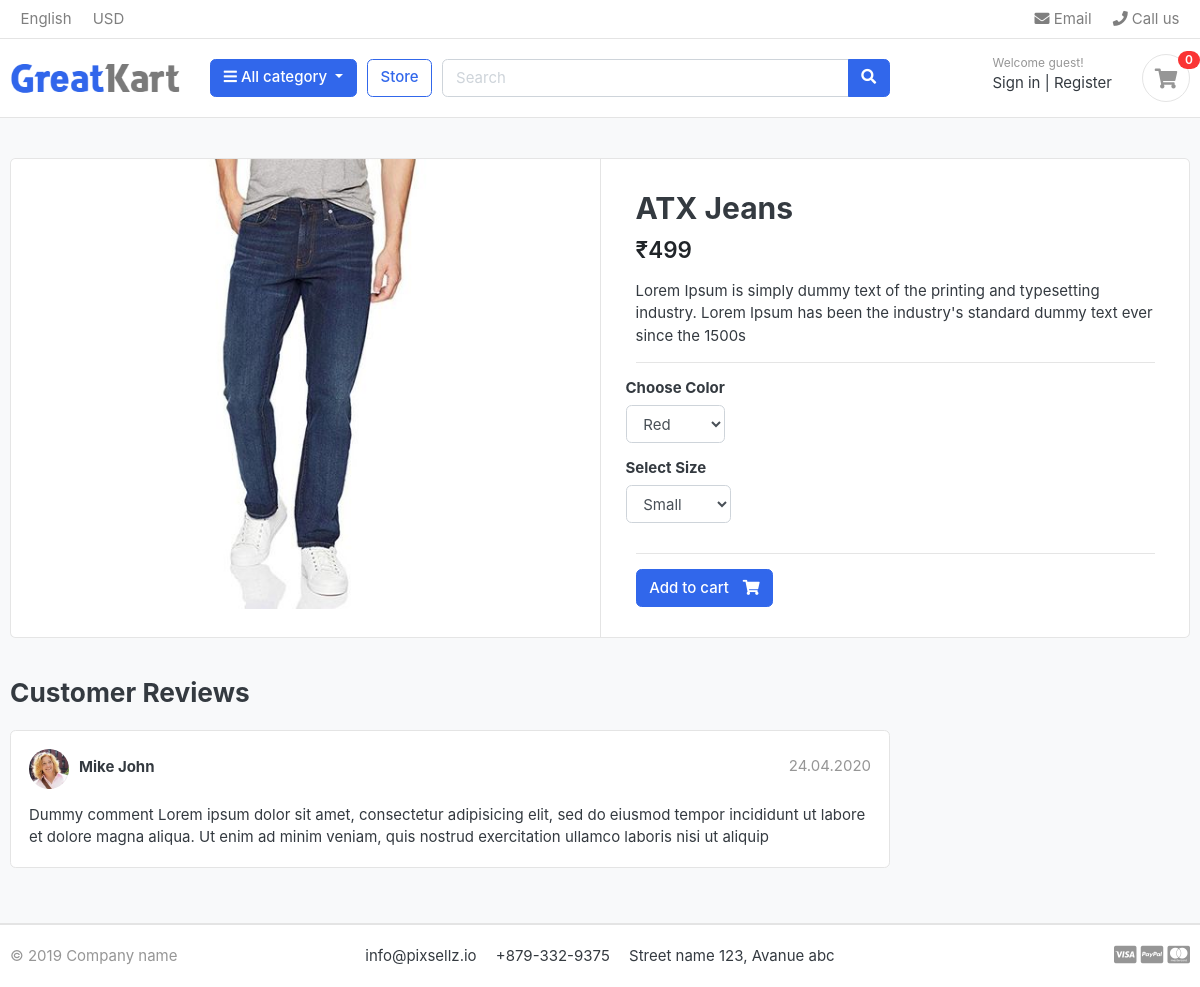
/store/category/jeans/atx-jeans/, run on an earlier commit of the app's database.
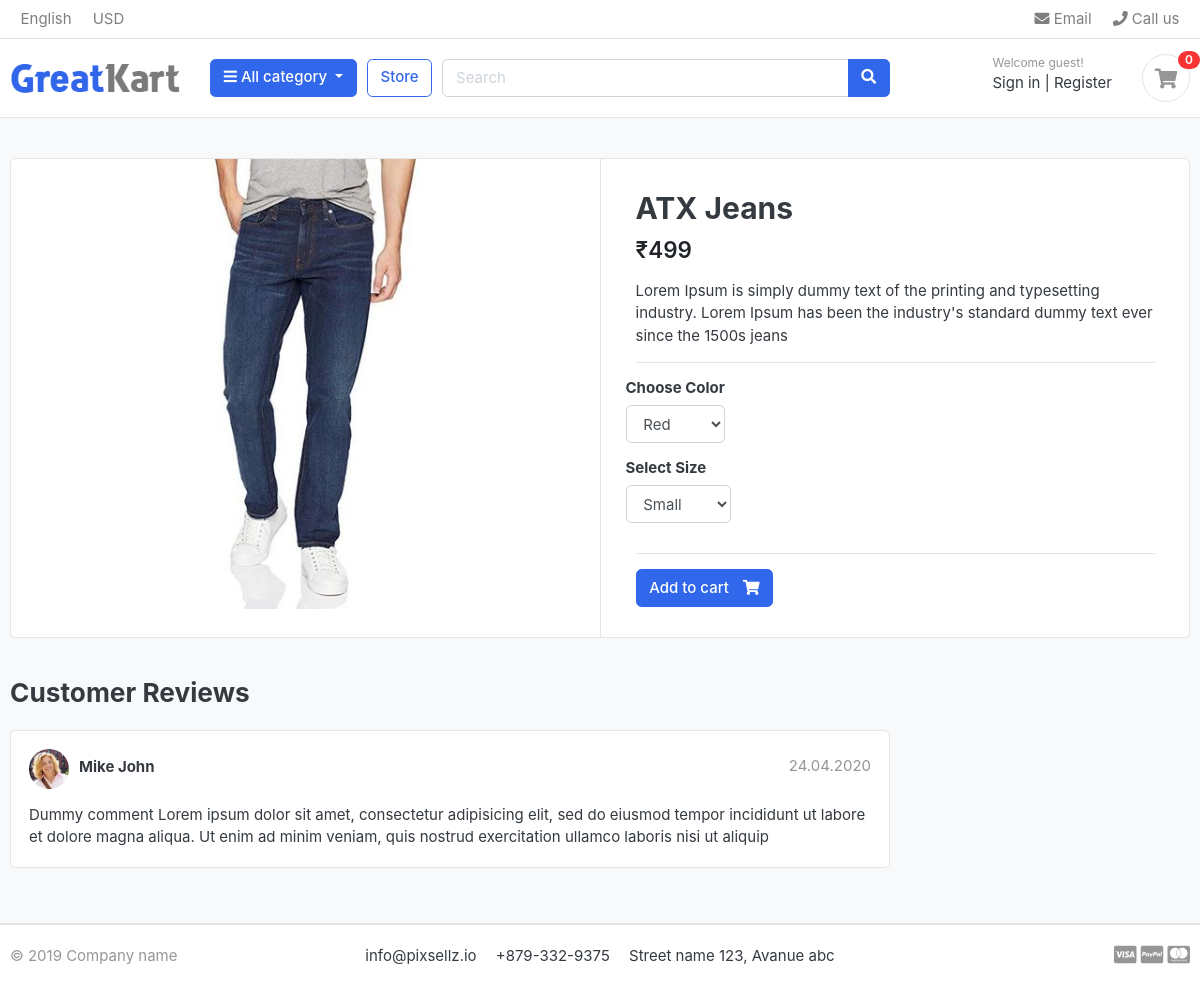
And on a later commit of the database.
### store/models.py (models this page shows, shortened)
class Product (models.Model):
    product_name = models.CharField(max_length=200, unique=True)
    slug = models.SlugField(max_length=200, unique=True)
    description = models.TextField(max_length=500, blank=True)
    price = models.IntegerField()
    image = models.ImageField(upload_to='photos/products')
    stock = models.IntegerField()
    is_available = models.BooleanField(default=True)
    category = models.ForeignKey(Category, on_delete=models.CASCADE)
    created_date = models.DateTimeField(auto_now_add=True)
    modified_date = models.DateTimeField(auto_now=True)

### store/views.py (the view)
# urls.py: path('category/<slug:category_slug>/<slug:product_slug>/', views.product_detail, name="product_detail"),
def product_detail (request, category_slug, product_slug):
    try:
        single_product = Product.objects.get(category__slug=category_slug, slug=product_slug)
        in_cart = CartItem.objects.filter(cart__cart_id=_cart_id(request), product=single_product).exists() #
    except Exception as e:
        raise e
    context = {
        'single_product' : single_product,
        'in_cart' : in_cart,
    }
    return render (request, 'store/product_detail.html', context)

### carts/context_processors.py (called while the page is built)
def counter(request):
    cart_count = 0
    if 'admin' in request.path:
        return {}
    else:
        try:
            cart = Cart.objects.filter(cart_id=_cart_id(request))
            cart_items = CartItem.objects.all().filter(cart=cart[:1])
            for cart_item in cart_items:
                cart_count += cart_item.quantity
        except Cart.DoesNotExist:
            cart_count = 0
    return dict(cart_count=cart_count)

### carts/views.py (called while the page is built)
def _cart_id (request):
    cart = request.session.session_key
    if not cart:
        cart = request.session.create()
    return cart

### category/context_processors.py (called while the page is built)
def menu_links (request):
    links = Category.objects.all()
    return dict(links=links)

### category/models.py (called while the page is built)
    def get_url (self):
        return reverse ('products_by_category', args=[self.slug])

### templates/store/product_detail.html (shortened to what this page needs)
{% extends 'base.html' %}
{% load static %}
{% block content %}
<section class="section-content padding-y bg">
<div class="container">
<div class="card">
	<div class="row no-gutters">
		<aside class="col-md-6">
<article class="gallery-wrap">
	<div class="img-big-wrap">
	   <a href="#"><img src="{{ single_product.image.url }}"></a>
	</div>
</article>
		</aside>
		<main class="col-md-6 border-left">
			<form class="" action="{% url 'add_cart' single_product.id %}" method="get">
				<article class="content-body">
					<h2 class="title">{{ single_product.product_name }}</h2>
					<div class="mb-3">
						<var class="price h4">₹{{ single_product.price }}</var>
					</div>
					<p>{{ single_product.description }}</p>
					<hr>
					<div class="row">
						<div class="item-option-select">
							<h6>Choose Color</h6>
							<select class="form-control" name="color">
								<option value="red">Red</option>
							</select>
						</div>
					</div>
					<div class="row">
						<div class="item-option-select">
							<h6>Select Size</h6>
							<select class="form-control" name="size">
								<option value="small">Small</option>
							</select>
						</div>
					</div>
					<hr>
				{% if single_product.stock <= 0 %}
					<h5 class="text-danger">Out of Stock</h5>
				{% else %}
	 				{% if in_cart %}
						<a href="#" class="btn  btn-success"> <span class="text">Added to cart</span> <i class="fas fa-check"></i>  </a>
						<a href="{% url 'cart' %}" class="btn  btn-outline-primary"> <span class="text">View Cart</span> <i class="fas fa-eye"></i>  </a>
					{% else %}
						<button type="submit" class="btn  btn-primary"> <span class="text">Add to cart</span> <i class="fas fa-shopping-cart"></i>  </button>
					{% endif %}
				{% endif %}
				</article>
			</form>
		</main>
	</div>
</div>
<br>
<div class="row">
			<div class="col-md-9">
	<header class="section-heading">
		<h3>Customer Reviews </h3>
	</header>
	<article class="box mb-3">
		<div class="icontext w-100">
			<img src="{% static './images/avatars/avatar1.jpg' %}" class="img-xs icon rounded-circle">
			<div class="text">
				<span class="date text-muted float-md-right">24.04.2020 </span>
				<h6 class="mb-1">Mike John </h6>
			</div>
		</div>
		<div class="mt-3">
			<p>
				Dummy comment Lorem ipsum dolor sit amet, consectetur adipisicing elit, sed do eiusmod
				tempor incididunt ut labore et dolore magna aliqua. Ut enim ad minim veniam,
				quis nostrud exercitation ullamco laboris nisi ut aliquip
			</p>
		</div>
	</article>
	</div>
</div>
</div>
</section>
{% endblock %}

### templates/base.html (shortened to what this page needs)
{% load static %}
<!DOCTYPE HTML>
<html lang="en">
<head>
<link href="{% static 'css/bootstrap.css' %}" rel="stylesheet" type="text/css"/>
<link href="{% static 'fonts/fontawesome/css/all.min.css' %}" type="text/css" rel="stylesheet">
<link href="{% static 'css/ui.css' %}" rel="stylesheet" type="text/css"/>
<link href="{% static 'css/responsive.css' %}" rel="stylesheet" media="only screen and (max-width: 1200px)" />
</head>
<body>
  {% include 'includes/navbar.html' %}
  {% block content %}
  {% endblock %}
  {% include 'includes/footer.html' %}
</body>

### templates/includes/navbar.html (shortened to what this page needs)
{% load static %}
<header class="section-header">
<nav class="navbar p-md-0 navbar-expand-sm navbar-light border-bottom">
<div class="container">
  <div class="collapse navbar-collapse" id="navbarTop4">
    <ul class="navbar-nav mr-auto">
      <li class="nav-item dropdown">
      <a href="#" class="nav-link">   English </a>
    </li>
    <li class="nav-item dropdown">
      <a href="#" class="nav-link"> USD </a>
    </li>
    </ul>
    <ul class="navbar-nav">
    <li><a href="#" class="nav-link"> <i class="fa fa-envelope"></i> Email </a></li>
    <li><a href="#" class="nav-link"> <i class="fa fa-phone"></i> Call us </a></li>
  </ul>
  </div>
</div>
</nav>
<section class="header-main border-bottom">
  <div class="container">
<div class="row align-items-center">
  <div class="col-lg-2 col-md-3 col-6">
    <a href="{% url 'home' %}" class="brand-wrap">
      <img class="logo" src="{% static './images/logo.png' %}">
    </a>
  </div>
  <div class="col-lg col-sm col-md col-6 flex-grow-0">
    <div class="category-wrap dropdown d-inline-block float-right">
      <button type="button" class="btn btn-primary dropdown-toggle" data-toggle="dropdown">
        <i class="fa fa-bars"></i> All category
      </button>
    </div>
  </div>
  <a href="{% url 'store' %}" class="btn btn-outline-primary">Store</a>
  <div class="col-lg  col-md-6 col-sm-12 col">
    <form action="{% url 'search' %}" class="search" method="GET">
      <div class="input-group w-100">
          <input type="text" class="form-control" style="width:60%;" placeholder="Search" name="keyword">
          <div class="input-group-append">
            <button class="btn btn-primary" type="submit">
              <i class="fa fa-search"></i>
            </button>
          </div>
        </div>
    </form>
  </div>
  <div class="col-lg-3 col-sm-6 col-8 order-2 order-lg-3">
        <div class="d-flex justify-content-end mb-3 mb-lg-0">
          <div class="widget-header">
            <small class="title text-muted">Welcome guest!</small>
            <div>
              <a href="./signin.html">Sign in</a> <span class="dark-transp"> | </span>
              <a href="./register.html"> Register</a>
            </div>
          </div>
          <a href="{% url 'cart' %}" class="widget-header pl-3 ml-3">
            <div class="icon icon-sm rounded-circle border"><i class="fa fa-shopping-cart"></i></div>
            <span class="badge badge-pill badge-danger notify">{{ cart_count }}</span>
          </a>
        </div>
      </div>
</div>
  </div>
</section>
</header>

### templates/includes/footer.html
<footer class="section-footer border-top">
	<div class="container">
		<section class="footer-bottom border-top row">
			<div class="col-md-2">
				<p class="text-muted"> &copy 2019 Company name </p>
			</div>
			<div class="col-md-8 text-md-center">
				<span  class="px-2">info@pixsellz.io</span>
				<span  class="px-2">+879-332-9375</span>
				<span  class="px-2">Street name 123, Avanue abc</span>
			</div>
			<div class="col-md-2 text-md-right text-muted">
				<i class="fab fa-lg fa-cc-visa"></i>
				<i class="fab fa-lg fa-cc-paypal"></i>
				<i class="fab fa-lg fa-cc-mastercard"></i>
			</div>
		</section>
	</div>
</footer>

### thekart/static/css/ui.css (style rules this page uses)
html { font-family: "Inter", sans-serif; font-size: 15px; }
.content-body { flex: 1 1 auto; padding: 2rem 2.3rem; }
.icon-xs, .icon-sm, .icon-md, .icon-lg { display: inline-block; text-align: center; flex-shrink: 0; flex-grow: 0; }
.icon-sm { width: 48px; height: 48px; line-height: 48px !important; font-size: 20px; }
.img-xs, .img-sm, .img-md, .img-lg { -o-object-fit: cover; object-fit: cover; flex-shrink: 0; flex-grow: 0; }
.img-xs { width: 40px; height: 40px; }
.padding-y { padding-top: 40px; padding-bottom: 40px; }
var { font-style: normal; }
article:after, .form-group:after { display: block; clear: both; content: ""; }
.bg { background-color: #f8f9fa; }
.section-heading { margin-bottom: 20px; margin-top: 15px; }
p:last-child { margin-bottom: 0; }
.header-main { position: relative; padding-top: 1rem; padding-bottom: 1rem; }
.brand-wrap .logo, .navbar-brand .logo { margin-right: 7px; max-height: 42px; display: inline-block; }
.widget-header { display: inline-block; vertical-align: middle; position: relative; }
.widget-header a { color: #343a40; }
.widget-header i { color: #969696; }
.widget-header .title { display: block; }
.widget-header .notify { position: absolute; top: -3px; right: -10px; }
.footer-bottom { padding-top: 20px; padding-bottom: 20px; }
.btn .text + i { margin-left: 10px; }
.icontext { display: inline-flex; align-items: center; vertical-align: middle; }
.icontext .text { width: 100%; line-height: 1.2; }
.icontext .icon { position: relative; margin-right: 10px; flex-shrink: 0; flex-grow: 0; }
.notify { position: absolute; top: -4px; right: -10px; display: inline-block; padding: 0.25em 0.6em; font-size: 12px; line-height: 1; text-align: center; border-radius: 3rem; color: #fff; background-color: #fa3434; }
.price { font-weight: 600; color: #212529; }
.box { padding: 18px; background: #fff; border-radius: 0.37rem; border: 1px solid #e4e4e4; }
.box img { max-width: 100%; }
.gallery-wrap .img-big-wrap { margin-bottom: 10px; border-radius: 0.37rem; overflow: hidden; background-color: #fff; }
.gallery-wrap .img-big-wrap a { text-align: center; display: block; }
.gallery-wrap .img-big-wrap img { height: 450px; width: auto; display: inline-block; }
.item-option-select { margin-bottom: 1rem; display: inline-block; margin-right: 15px; }

What changed in the data, as far as the page shows it:
changed Product "ATX Jeans": description "Lorem Ipsum is simply dummy text of the printing and typesetting industry. Lorem Ipsum has been the industry's standard dummy text ever since the 1500s" → "Lorem Ipsum is simply dummy text of the printing and typesetting industry. Lorem Ipsum has been the industry's standard dummy text ever since the 1500s jeans"
